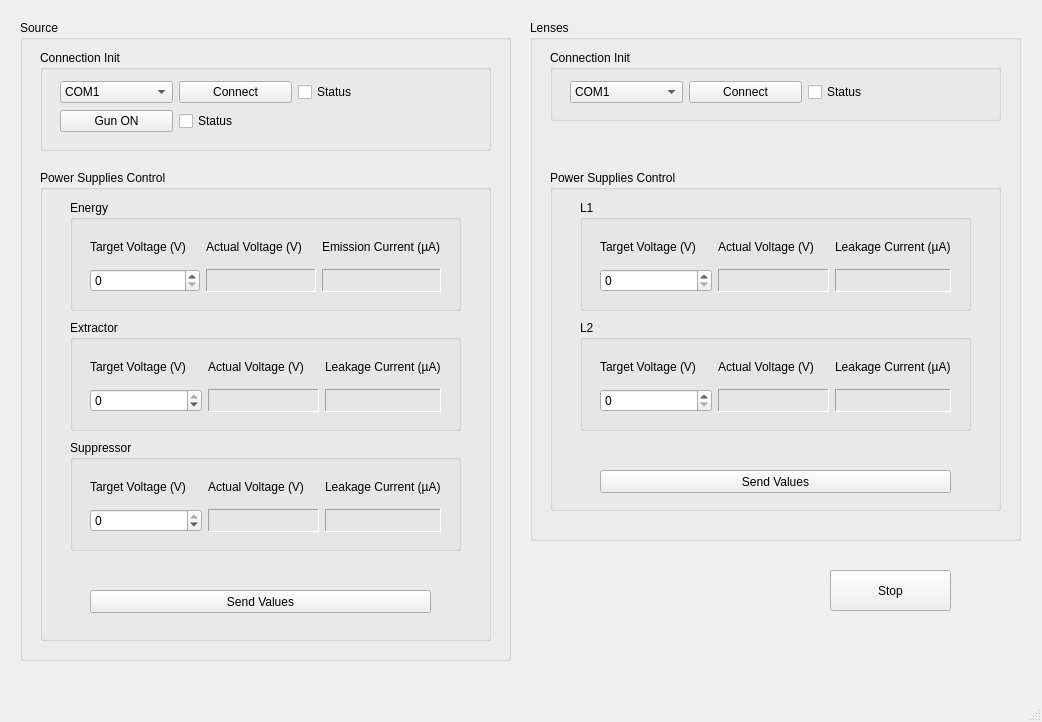
<?xml version="1.0" encoding="UTF-8"?>
<ui version="4.0">
 <class>MainWindow</class>
 <widget class="QMainWindow" name="MainWindow">
  <property name="geometry">
   <rect>
    <x>0</x>
    <y>0</y>
    <width>1042</width>
    <height>722</height>
   </rect>
  </property>
  <property name="windowTitle">
   <string>MainWindow</string>
  </property>
  <widget class="QWidget" name="centralwidget">
   <widget class="QGroupBox" name="Source">
    <property name="geometry">
     <rect>
      <x>20</x>
      <y>20</y>
      <width>491</width>
      <height>641</height>
     </rect>
    </property>
    <property name="title">
     <string>Source</string>
    </property>
    <widget class="QGroupBox" name="Source_PowerSuppliesControl">
     <property name="geometry">
      <rect>
       <x>20</x>
       <y>150</y>
       <width>451</width>
       <height>471</height>
      </rect>
     </property>
     <property name="font">
      <font>
       <weight>50</weight>
       <bold>false</bold>
      </font>
     </property>
     <property name="title">
      <string>Power Supplies Control</string>
     </property>
     <widget class="QPushButton" name="Source_SendValues">
      <property name="geometry">
       <rect>
        <x>50</x>
        <y>420</y>
        <width>341</width>
        <height>23</height>
       </rect>
      </property>
      <property name="text">
       <string>Send Values</string>
      </property>
     </widget>
     <widget class="QGroupBox" name="Energy">
      <property name="geometry">
       <rect>
        <x>30</x>
        <y>30</y>
        <width>391</width>
        <height>111</height>
       </rect>
      </property>
      <property name="title">
       <string>Energy</string>
      </property>
      <widget class="QWidget" name="layoutWidget">
       <property name="geometry">
        <rect>
         <x>20</x>
         <y>30</y>
         <width>351</width>
         <height>62</height>
        </rect>
       </property>
       <layout class="QGridLayout" name="grid_Energy">
        <item row="0" column="1">
         <widget class="QLabel" name="label_Energy_ActualVoltage">
          <property name="text">
           <string>Actual Voltage (V)</string>
          </property>
         </widget>
        </item>
        <item row="1" column="0">
         <widget class="QSpinBox" name="Energy_TargetVoltage">
          <property name="maximum">
           <number>10000</number>
          </property>
         </widget>
        </item>
        <item row="0" column="2">
         <widget class="QLabel" name="label_Energy_EmissionCurrent">
          <property name="text">
           <string>Emission Current (µA)</string>
          </property>
         </widget>
        </item>
        <item row="1" column="2">
         <widget class="QLabel" name="Energy_EmissionCurrent">
          <property name="frameShape">
           <enum>QFrame::Panel</enum>
          </property>
          <property name="frameShadow">
           <enum>QFrame::Sunken</enum>
          </property>
          <property name="text">
           <string/>
          </property>
         </widget>
        </item>
        <item row="1" column="1">
         <widget class="QLabel" name="Energy_ActualVoltage">
          <property name="frameShape">
           <enum>QFrame::Panel</enum>
          </property>
          <property name="frameShadow">
           <enum>QFrame::Sunken</enum>
          </property>
          <property name="text">
           <string/>
          </property>
         </widget>
        </item>
        <item row="0" column="0">
         <widget class="QLabel" name="label_Energy_TargetVoltage">
          <property name="text">
           <string>Target Voltage (V)</string>
          </property>
         </widget>
        </item>
       </layout>
      </widget>
     </widget>
     <widget class="QGroupBox" name="Energy_2">
      <property name="geometry">
       <rect>
        <x>30</x>
        <y>150</y>
        <width>391</width>
        <height>111</height>
       </rect>
      </property>
      <property name="title">
       <string>Extractor</string>
      </property>
      <widget class="QWidget" name="layoutWidget">
       <property name="geometry">
        <rect>
         <x>20</x>
         <y>30</y>
         <width>351</width>
         <height>62</height>
        </rect>
       </property>
       <layout class="QGridLayout" name="grid_Extractor">
        <item row="0" column="1">
         <widget class="QLabel" name="label_Extractor_ActualVoltage">
          <property name="text">
           <string>Actual Voltage (V)</string>
          </property>
         </widget>
        </item>
        <item row="1" column="0">
         <widget class="QSpinBox" name="Extractor_TargetVoltage">
          <property name="minimum">
           <number>-10000</number>
          </property>
          <property name="maximum">
           <number>0</number>
          </property>
         </widget>
        </item>
        <item row="0" column="2">
         <widget class="QLabel" name="label_Extractor_EmissionCurrent">
          <property name="text">
           <string>Leakage Current (µA)</string>
          </property>
         </widget>
        </item>
        <item row="1" column="2">
         <widget class="QLabel" name="Extractor_EmissionCurrent">
          <property name="frameShape">
           <enum>QFrame::Panel</enum>
          </property>
          <property name="frameShadow">
           <enum>QFrame::Sunken</enum>
          </property>
          <property name="text">
           <string/>
          </property>
         </widget>
        </item>
        <item row="0" column="0">
         <widget class="QLabel" name="label_Extractor_TargetVoltage">
          <property name="text">
           <string>Target Voltage (V)</string>
          </property>
         </widget>
        </item>
        <item row="1" column="1">
         <widget class="QLabel" name="Extractor_ActualVoltage">
          <property name="frameShape">
           <enum>QFrame::Panel</enum>
          </property>
          <property name="frameShadow">
           <enum>QFrame::Sunken</enum>
          </property>
          <property name="text">
           <string/>
          </property>
         </widget>
        </item>
       </layout>
      </widget>
     </widget>
     <widget class="QGroupBox" name="Energy_3">
      <property name="geometry">
       <rect>
        <x>30</x>
        <y>270</y>
        <width>391</width>
        <height>111</height>
       </rect>
      </property>
      <property name="title">
       <string>Suppressor</string>
      </property>
      <widget class="QWidget" name="layoutWidget_2">
       <property name="geometry">
        <rect>
         <x>20</x>
         <y>30</y>
         <width>351</width>
         <height>62</height>
        </rect>
       </property>
       <layout class="QGridLayout" name="grid_Suppressor">
        <item row="0" column="1">
         <widget class="QLabel" name="label_Supressor_ActualVoltage">
          <property name="text">
           <string>Actual Voltage (V)</string>
          </property>
         </widget>
        </item>
        <item row="1" column="0">
         <widget class="QSpinBox" name="Suppressor_TargetVoltage">
          <property name="minimum">
           <number>-10000</number>
          </property>
          <property name="maximum">
           <number>0</number>
          </property>
         </widget>
        </item>
        <item row="0" column="2">
         <widget class="QLabel" name="label_Suppressor_EmissionCurrent">
          <property name="text">
           <string>Leakage Current (µA)</string>
          </property>
         </widget>
        </item>
        <item row="1" column="2">
         <widget class="QLabel" name="Suppressor_EmissionCurrent">
          <property name="frameShape">
           <enum>QFrame::Panel</enum>
          </property>
          <property name="frameShadow">
           <enum>QFrame::Sunken</enum>
          </property>
          <property name="text">
           <string/>
          </property>
         </widget>
        </item>
        <item row="1" column="1">
         <widget class="QLabel" name="Suppressor_ActualVoltage">
          <property name="frameShape">
           <enum>QFrame::Panel</enum>
          </property>
          <property name="frameShadow">
           <enum>QFrame::Sunken</enum>
          </property>
          <property name="text">
           <string/>
          </property>
         </widget>
        </item>
        <item row="0" column="0">
         <widget class="QLabel" name="label_Supressor_TargetVoltage">
          <property name="text">
           <string>Target Voltage (V)</string>
          </property>
         </widget>
        </item>
       </layout>
      </widget>
     </widget>
    </widget>
    <widget class="QGroupBox" name="Source_Connection_Init">
     <property name="geometry">
      <rect>
       <x>20</x>
       <y>30</y>
       <width>451</width>
       <height>101</height>
      </rect>
     </property>
     <property name="title">
      <string>Connection Init</string>
     </property>
     <widget class="QWidget" name="layoutWidget">
      <property name="geometry">
       <rect>
        <x>20</x>
        <y>30</y>
        <width>351</width>
        <height>54</height>
       </rect>
      </property>
      <layout class="QGridLayout" name="gridLayout">
       <item row="0" column="0">
        <widget class="QComboBox" name="Source_COM_Choice">
         <item>
          <property name="text">
           <string>COM1</string>
          </property>
         </item>
         <item>
          <property name="text">
           <string>COM2</string>
          </property>
         </item>
         <item>
          <property name="text">
           <string>COM3</string>
          </property>
         </item>
         <item>
          <property name="text">
           <string>COM4</string>
          </property>
         </item>
         <item>
          <property name="text">
           <string>COM5</string>
          </property>
         </item>
         <item>
          <property name="text">
           <string>COM6</string>
          </property>
         </item>
         <item>
          <property name="text">
           <string>COM7</string>
          </property>
         </item>
        </widget>
       </item>
       <item row="0" column="1">
        <widget class="QPushButton" name="Source_Connect">
         <property name="text">
          <string>Connect</string>
         </property>
        </widget>
       </item>
       <item row="0" column="2">
        <widget class="QCheckBox" name="Source_COM_Status">
         <property name="text">
          <string>Status</string>
         </property>
        </widget>
       </item>
       <item row="1" column="0">
        <widget class="QPushButton" name="Source_Gun">
         <property name="text">
          <string>Gun ON</string>
         </property>
        </widget>
       </item>
       <item row="1" column="1">
        <widget class="QCheckBox" name="Source_Gun_Status">
         <property name="text">
          <string>Status</string>
         </property>
        </widget>
       </item>
      </layout>
     </widget>
    </widget>
   </widget>
   <widget class="QGroupBox" name="groupBox">
    <property name="geometry">
     <rect>
      <x>530</x>
      <y>20</y>
      <width>491</width>
      <height>521</height>
     </rect>
    </property>
    <property name="title">
     <string>Lenses</string>
    </property>
    <widget class="QGroupBox" name="L2_Connection_Init">
     <property name="geometry">
      <rect>
       <x>20</x>
       <y>30</y>
       <width>451</width>
       <height>71</height>
      </rect>
     </property>
     <property name="title">
      <string>Connection Init</string>
     </property>
     <widget class="QWidget" name="layoutWidget">
      <property name="geometry">
       <rect>
        <x>20</x>
        <y>30</y>
        <width>351</width>
        <height>25</height>
       </rect>
      </property>
      <layout class="QHBoxLayout" name="horizontalLayout">
       <item>
        <widget class="QComboBox" name="L2_COM_Choice">
         <item>
          <property name="text">
           <string>COM1</string>
          </property>
         </item>
         <item>
          <property name="text">
           <string>COM2</string>
          </property>
         </item>
         <item>
          <property name="text">
           <string>COM3</string>
          </property>
         </item>
         <item>
          <property name="text">
           <string>COM4</string>
          </property>
         </item>
         <item>
          <property name="text">
           <string>COM5</string>
          </property>
         </item>
         <item>
          <property name="text">
           <string>COM6</string>
          </property>
         </item>
         <item>
          <property name="text">
           <string>COM7</string>
          </property>
         </item>
        </widget>
       </item>
       <item>
        <widget class="QPushButton" name="L2_Connect">
         <property name="text">
          <string>Connect</string>
         </property>
        </widget>
       </item>
       <item>
        <widget class="QCheckBox" name="L2_COM_Status">
         <property name="text">
          <string>Status</string>
         </property>
        </widget>
       </item>
      </layout>
     </widget>
    </widget>
    <widget class="QGroupBox" name="Lenses_PowerSuppliesControl">
     <property name="geometry">
      <rect>
       <x>20</x>
       <y>150</y>
       <width>451</width>
       <height>341</height>
      </rect>
     </property>
     <property name="title">
      <string>Power Supplies Control</string>
     </property>
     <widget class="QGroupBox" name="L1">
      <property name="geometry">
       <rect>
        <x>30</x>
        <y>30</y>
        <width>391</width>
        <height>111</height>
       </rect>
      </property>
      <property name="title">
       <string>L1</string>
      </property>
      <widget class="QWidget" name="layoutWidget_3">
       <property name="geometry">
        <rect>
         <x>20</x>
         <y>30</y>
         <width>351</width>
         <height>62</height>
        </rect>
       </property>
       <layout class="QGridLayout" name="grid_L1">
        <item row="0" column="1">
         <widget class="QLabel" name="label_L1_ActualVoltage">
          <property name="text">
           <string>Actual Voltage (V)</string>
          </property>
         </widget>
        </item>
        <item row="1" column="0">
         <widget class="QSpinBox" name="L1_TargetVoltage">
          <property name="maximum">
           <number>10000</number>
          </property>
         </widget>
        </item>
        <item row="0" column="2">
         <widget class="QLabel" name="label_L1_LeakageCurrent">
          <property name="text">
           <string>Leakage Current (µA)</string>
          </property>
         </widget>
        </item>
        <item row="1" column="2">
         <widget class="QLabel" name="L1_LeakageCurrent">
          <property name="frameShape">
           <enum>QFrame::Panel</enum>
          </property>
          <property name="frameShadow">
           <enum>QFrame::Sunken</enum>
          </property>
          <property name="text">
           <string/>
          </property>
         </widget>
        </item>
        <item row="1" column="1">
         <widget class="QLabel" name="L1_ActualVoltage">
          <property name="frameShape">
           <enum>QFrame::Panel</enum>
          </property>
          <property name="frameShadow">
           <enum>QFrame::Sunken</enum>
          </property>
          <property name="text">
           <string/>
          </property>
         </widget>
        </item>
        <item row="0" column="0">
         <widget class="QLabel" name="label_L1_TargetVoltage">
          <property name="text">
           <string>Target Voltage (V)</string>
          </property>
         </widget>
        </item>
       </layout>
      </widget>
     </widget>
     <widget class="QGroupBox" name="L2">
      <property name="geometry">
       <rect>
        <x>30</x>
        <y>150</y>
        <width>391</width>
        <height>111</height>
       </rect>
      </property>
      <property name="title">
       <string>L2</string>
      </property>
      <widget class="QWidget" name="layoutWidget_4">
       <property name="geometry">
        <rect>
         <x>20</x>
         <y>30</y>
         <width>351</width>
         <height>62</height>
        </rect>
       </property>
       <layout class="QGridLayout" name="grid_L2">
        <item row="0" column="1">
         <widget class="QLabel" name="label_L2_ActualVoltage">
          <property name="text">
           <string>Actual Voltage (V)</string>
          </property>
         </widget>
        </item>
        <item row="1" column="0">
         <widget class="QSpinBox" name="L2_TargetVoltage">
          <property name="maximum">
           <number>10000</number>
          </property>
         </widget>
        </item>
        <item row="0" column="2">
         <widget class="QLabel" name="label_L2_LeakageCurrent">
          <property name="text">
           <string>Leakage Current (µA)</string>
          </property>
         </widget>
        </item>
        <item row="1" column="2">
         <widget class="QLabel" name="L2_LeakageCurrent">
          <property name="frameShape">
           <enum>QFrame::Panel</enum>
          </property>
          <property name="frameShadow">
           <enum>QFrame::Sunken</enum>
          </property>
          <property name="text">
           <string/>
          </property>
         </widget>
        </item>
        <item row="1" column="1">
         <widget class="QLabel" name="L2_ActualVoltage">
          <property name="frameShape">
           <enum>QFrame::Panel</enum>
          </property>
          <property name="frameShadow">
           <enum>QFrame::Sunken</enum>
          </property>
          <property name="text">
           <string/>
          </property>
         </widget>
        </item>
        <item row="0" column="0">
         <widget class="QLabel" name="label_L2_TargetVoltage">
          <property name="text">
           <string>Target Voltage (V)</string>
          </property>
         </widget>
        </item>
       </layout>
      </widget>
     </widget>
     <widget class="QPushButton" name="Lenses_SendValues">
      <property name="geometry">
       <rect>
        <x>50</x>
        <y>300</y>
        <width>351</width>
        <height>23</height>
       </rect>
      </property>
      <property name="text">
       <string>Send Values</string>
      </property>
     </widget>
    </widget>
   </widget>
   <widget class="QPushButton" name="Quit">
    <property name="geometry">
     <rect>
      <x>830</x>
      <y>570</y>
      <width>121</width>
      <height>41</height>
     </rect>
    </property>
    <property name="text">
     <string>Stop</string>
    </property>
   </widget>
  </widget>
  <widget class="QMenuBar" name="menubar">
   <property name="geometry">
    <rect>
     <x>0</x>
     <y>0</y>
     <width>1042</width>
     <height>21</height>
    </rect>
   </property>
  </widget>
  <widget class="QStatusBar" name="statusbar"/>
 </widget>
 <resources/>
 <connections/>
</ui>
